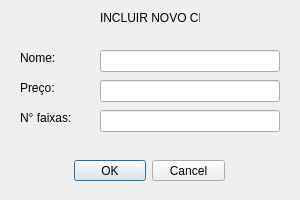
<?xml version="1.0" encoding="UTF-8"?>
<ui version="4.0">
 <class>IncluirCD</class>
 <widget class="QDialog" name="IncluirCD">
  <property name="geometry">
   <rect>
    <x>0</x>
    <y>0</y>
    <width>300</width>
    <height>200</height>
   </rect>
  </property>
  <property name="windowTitle">
   <string>Dialog</string>
  </property>
  <widget class="QDialogButtonBox" name="buttonBox">
   <property name="geometry">
    <rect>
     <x>74</x>
     <y>160</y>
     <width>151</width>
     <height>21</height>
    </rect>
   </property>
   <property name="orientation">
    <enum>Qt::Horizontal</enum>
   </property>
   <property name="standardButtons">
    <set>QDialogButtonBox::Cancel|QDialogButtonBox::Ok</set>
   </property>
  </widget>
  <widget class="QLabel" name="label">
   <property name="geometry">
    <rect>
     <x>100</x>
     <y>10</y>
     <width>100</width>
     <height>16</height>
    </rect>
   </property>
   <property name="text">
    <string>INCLUIR NOVO CD</string>
   </property>
  </widget>
  <widget class="QLabel" name="label_nome">
   <property name="geometry">
    <rect>
     <x>20</x>
     <y>50</y>
     <width>49</width>
     <height>16</height>
    </rect>
   </property>
   <property name="text">
    <string>Nome:</string>
   </property>
  </widget>
  <widget class="QLabel" name="label_preco">
   <property name="geometry">
    <rect>
     <x>20</x>
     <y>80</y>
     <width>49</width>
     <height>16</height>
    </rect>
   </property>
   <property name="text">
    <string>Preço:</string>
   </property>
  </widget>
  <widget class="QLabel" name="label_faixas">
   <property name="geometry">
    <rect>
     <x>20</x>
     <y>110</y>
     <width>51</width>
     <height>16</height>
    </rect>
   </property>
   <property name="text">
    <string>N° faixas:</string>
   </property>
  </widget>
  <widget class="QLineEdit" name="lineEdit_nome">
   <property name="geometry">
    <rect>
     <x>100</x>
     <y>50</y>
     <width>180</width>
     <height>22</height>
    </rect>
   </property>
  </widget>
  <widget class="QLineEdit" name="lineEdit_preco">
   <property name="geometry">
    <rect>
     <x>100</x>
     <y>80</y>
     <width>180</width>
     <height>22</height>
    </rect>
   </property>
  </widget>
  <widget class="QLineEdit" name="lineEdit_faixas">
   <property name="geometry">
    <rect>
     <x>100</x>
     <y>110</y>
     <width>180</width>
     <height>22</height>
    </rect>
   </property>
  </widget>
 </widget>
 <resources/>
 <connections>
  <connection>
   <sender>buttonBox</sender>
   <signal>accepted()</signal>
   <receiver>IncluirCD</receiver>
   <slot>accept()</slot>
   <hints>
    <hint type="sourcelabel">
     <x>248</x>
     <y>254</y>
    </hint>
    <hint type="destinationlabel">
     <x>157</x>
     <y>274</y>
    </hint>
   </hints>
  </connection>
  <connection>
   <sender>buttonBox</sender>
   <signal>rejected()</signal>
   <receiver>IncluirCD</receiver>
   <slot>reject()</slot>
   <hints>
    <hint type="sourcelabel">
     <x>316</x>
     <y>260</y>
    </hint>
    <hint type="destinationlabel">
     <x>286</x>
     <y>274</y>
    </hint>
   </hints>
  </connection>
 </connections>
</ui>
